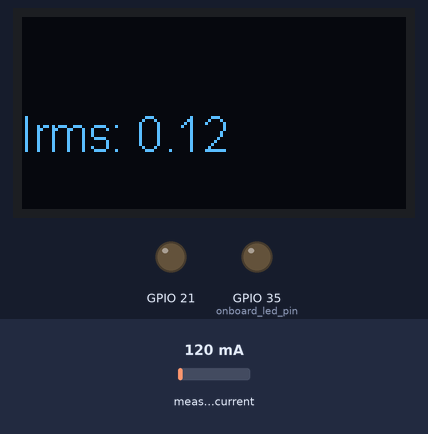
Bench run of a sketch on a simulated ESP8266 (NodeMCU). On the bench: 128×64 one-colour display, output pins drawn as LEDs (lit = HIGH). The test bench sets the inputs (shaded band); at power-on: measured current 120 mA. What the sketch prints to the serial monitor is not drawn.

Above: at 1.3 s.
1.4 s: measured current set to 40 mA
At 2.5 s:
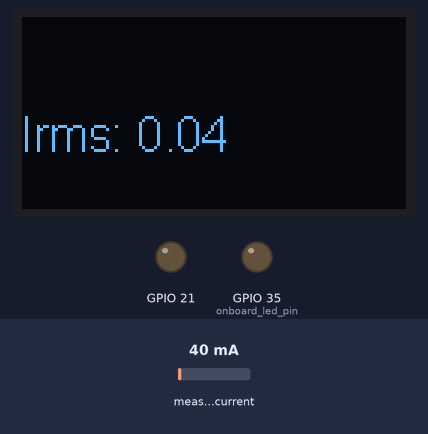
3.1 s: measured current set to 500 mA
At 5.0 s:
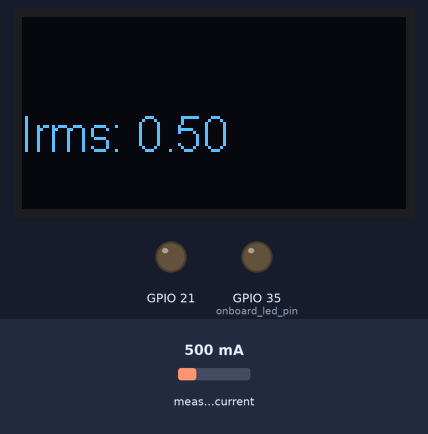
5.3 s: measured current set to 1000 mA
At 7.4 s:
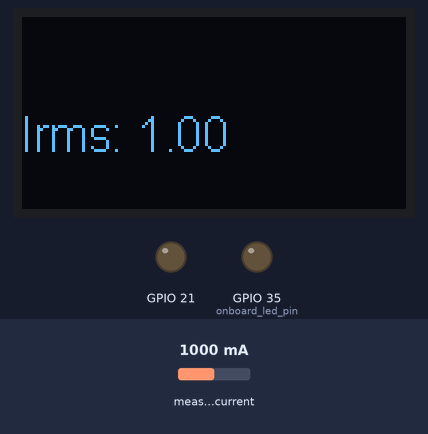
Timing chart, 0 to 8.9 s (numbered marks = the images above; inputs shaded):
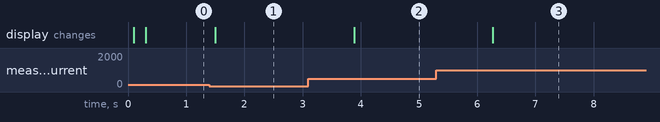

The sketch:

split_core_ct_v2.ino
```cpp
// Include libraries for the onboard display and current sensor
#include <Wire.h>
#include "HT_SSD1306Wire.h"
#include "EmonLib.h"                   // Include Emon Library
EnergyMonitor emon1;                   // Create an instance

// Display setup (manufacturer provided): addr , freq , i2c group , resolution , rst
SSD1306Wire  display(0x3c, 500000, SDA_OLED, SCL_OLED, GEOMETRY_128_64, RST_OLED);

// Pin mapping
const int sensor_pin = 6;        // Signal from current sensor: pin 6, analog input
const int onboard_led_pin = 35;  // White LED built-in to the dev board: pin 35, active LOW

void setup() {
  // Enable serial monitor
  Serial.begin(115200);
  Serial.println("Starting up...");
  // Set up pins
  pinMode(sensor_pin, INPUT);
  pinMode(onboard_led_pin, OUTPUT);
  // Turn on the "Vext" transistor-controlled pins (controls the onboard display)
  pinMode(Vext,OUTPUT);
  digitalWrite(Vext, LOW);
  delay(100);
  // Initialize display and set text parameters
  display.init();
  display.setFont(ArialMT_Plain_16);
  display.setTextAlignment(TEXT_ALIGN_LEFT);
  //Setup energy monitor instance. (original value 111.1)
  emon1.current(sensor_pin, 60);
}

void loop() {
  //Calculate and print Irms.
  double Irms = emon1.calcIrms(1480);
  Serial.print("Irms: ");
  Serial.println(Irms);
  // Setup built-in OLED
  display.clear();
  display.drawString(0, 30, ("Irms: " + String(Irms)));
  display.display();
  delay(1000);
}
```

Measured:
- after the input at 1.4 s, the display: changes after 0.10 s (image 1)
- after the input at 3.1 s, the display: changes after 0.78 s (image 2)
- after the input at 5.3 s, the display: changes after 0.97 s (image 3)
